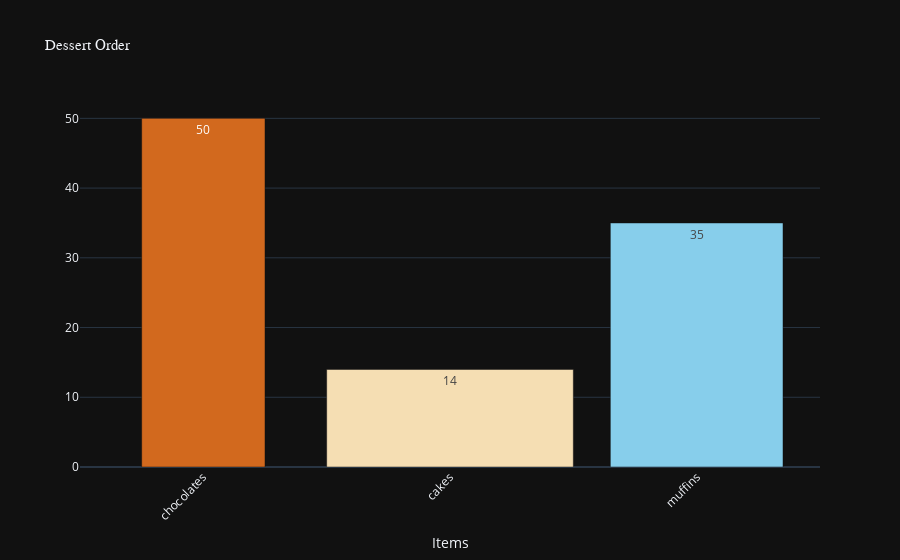

Notebook code for this chart:
### Code cell
layout = go.Layout(
    title='Dessert Order',
    titlefont=dict(family='Arial', size=15),
    xaxis=dict(tickangle=-45, title='Items')
)
figure = go.Figure(data=data, layout=layout)
offline.iplot(figure)

### Figure 1 — Plotly figure (JSON) as saved in the notebook; plotly's stock layout.template omitted (floating-point values rounded to 4 significant figures)
{"data": [{"marker": {"color": ["chocolate", "wheat", "skyblue"]}, "text": ["50", "14", "35"], "textposition": "inside", "width": [0.5, 1, 0.7], "x": ["chocolates", "cakes", "muffins"], "y": [50, 14, 35], "type": "bar"}], "layout": {"title": {"font": {"family": "Arial", "size": 15}, "text": "Dessert Order"}, "xaxis": {"tickangle": -45, "title": {"text": "Items"}}}}
